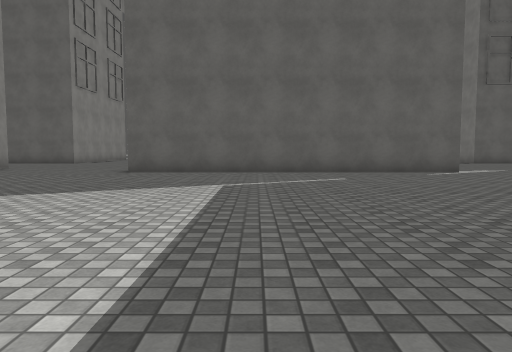
View 1 (above)

22 first-person views from a walk through a Unity game level. The camera is 1.2 m above the floor, tilts 4° down and sees 70° across. The floor is counted in squares, 2 m on a side. Each view is taken from the middle of a square. On the plan, view 1 faces up. The plan holds only what a view shows up to about 10 squares ahead; the rest is blank. The place goes on beyond the plan. The player character is not drawn. Surface patterns are stand-ins for the level's own textures.

View 2
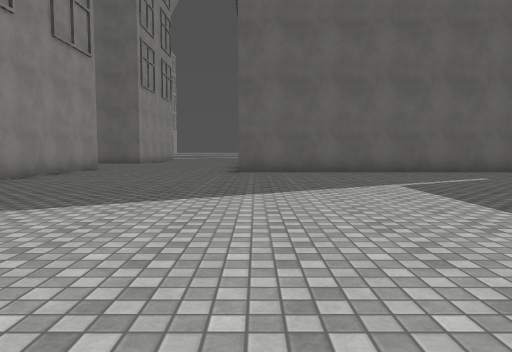

View 3
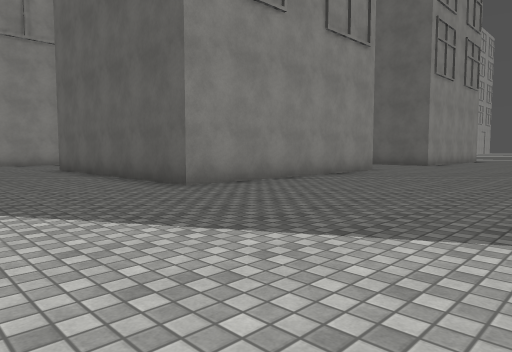

View 4
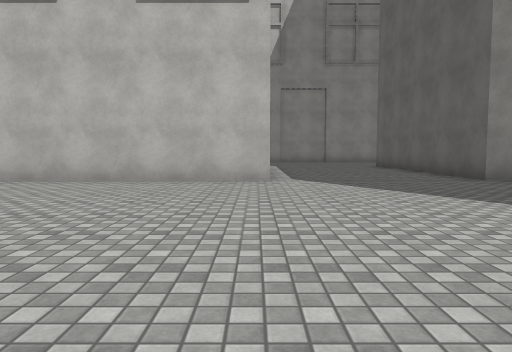

View 5
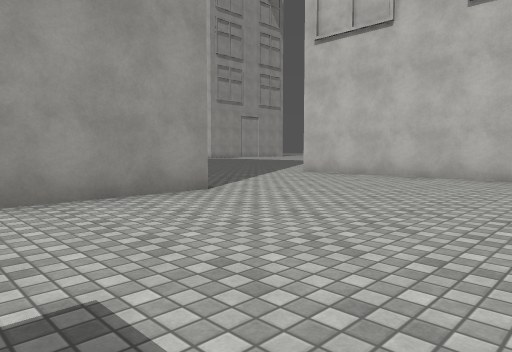

View 6
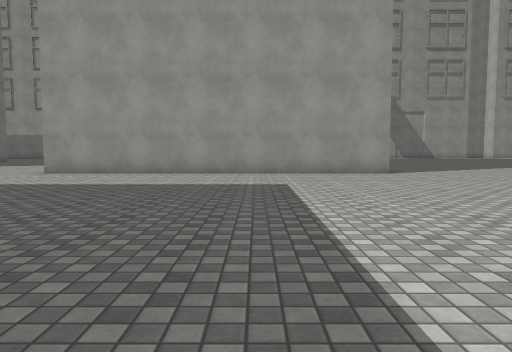

View 7
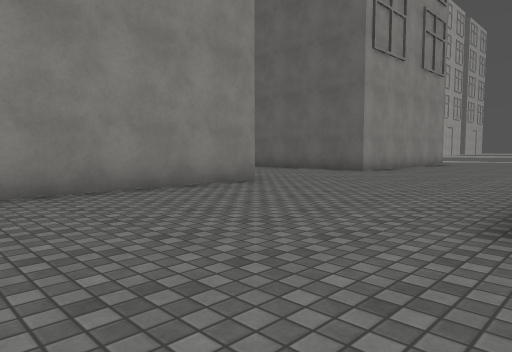

View 8
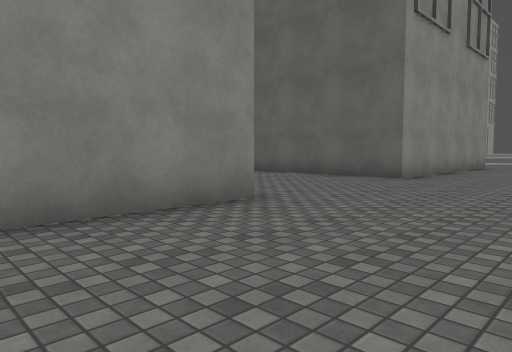

View 9
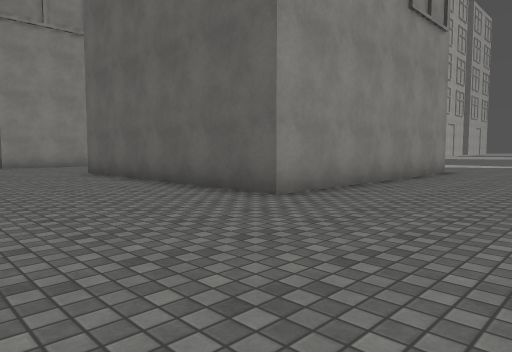

View 10
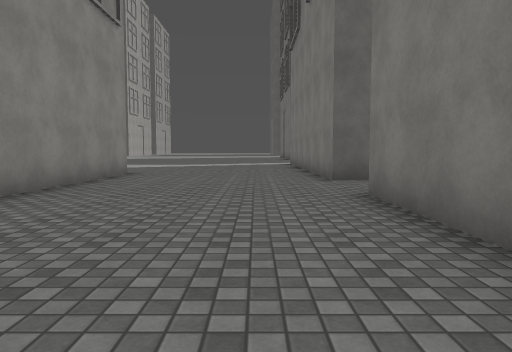

View 11
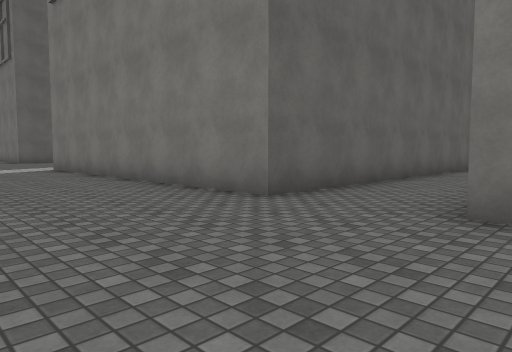

View 12
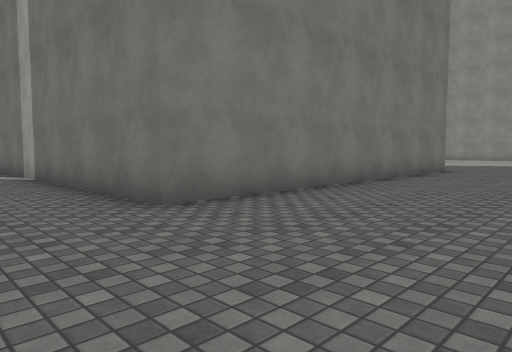

View 13
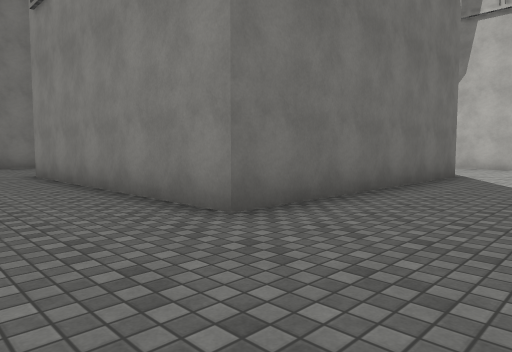

View 14
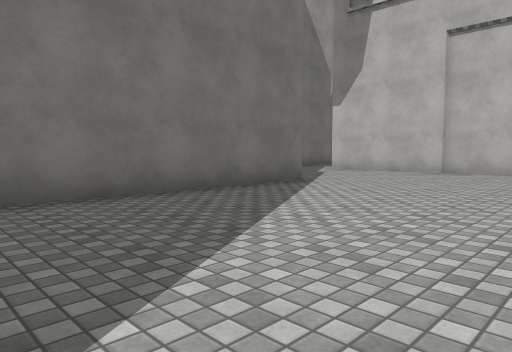

View 15
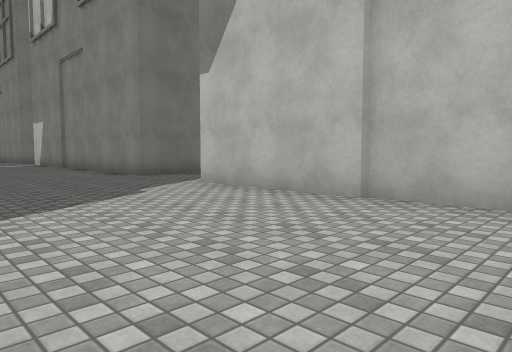

View 16
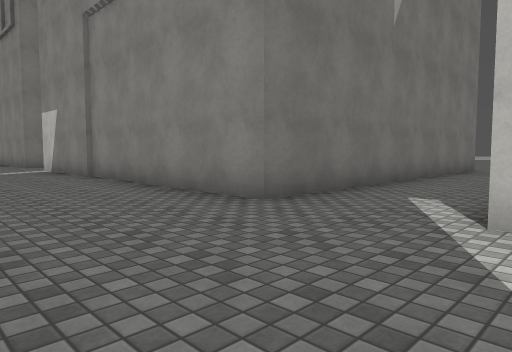

View 17
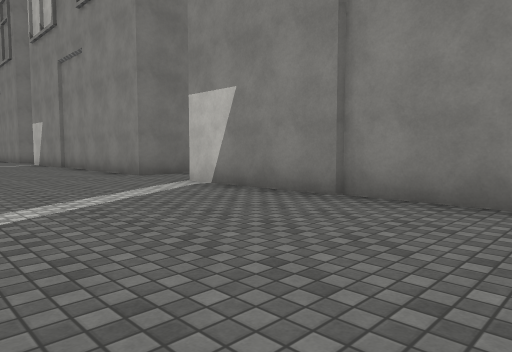

View 18
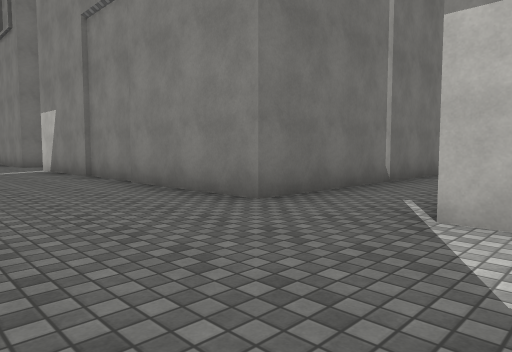

View 19
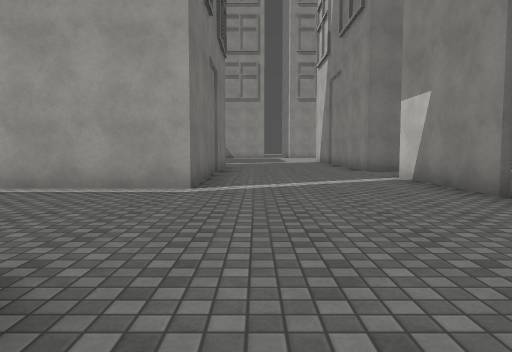

View 20
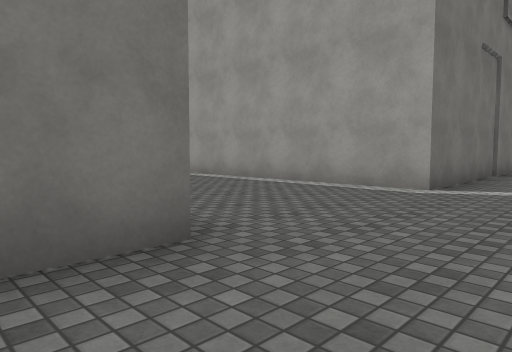

View 21
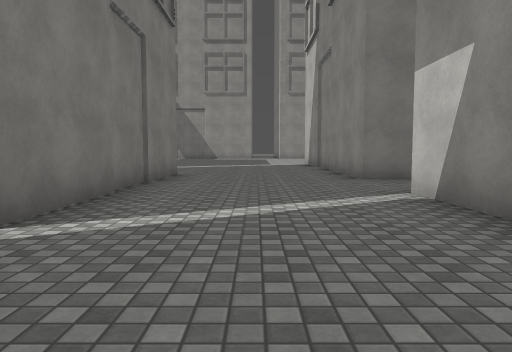

View 22
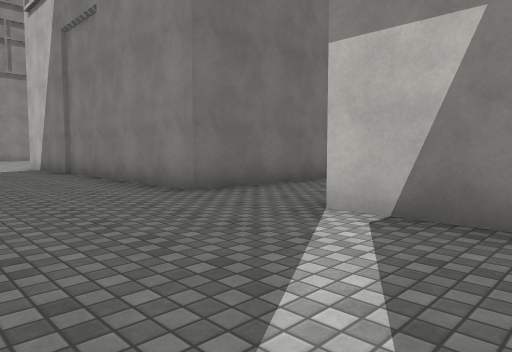

### Floor plan
Points are (right, up) in squares from view 1. A wall is a line through its corners. A room is listed if a view was taken in it or the views show most of it. See-through windows are left out.
Room 1 (views 1, 2, 3, 4, 5, 6, 7, 8, 9, 10, 11, 12, 13, 14, 15, 16, 17, 18, 19, 20, 21, 22)
walls: (-8.3, 12.4) (-8.3, 5.6) (-13.6, 5.6); (-3.5, 10.2) (-3.5, 18.9) (4.5, 18.9); (-8.3, 1.4) (-8.3, -4.9); (-15, 5.5) (-15, 6.8); (4.5, 9.9) (-3.5, 9.9); (-3.5, -3.5) (4.5, -3.5); (-23.5, 7.8) (-19.2, 7.8) (-19.2, -1.2); (-15, -5.4) (-15, 1.3) (-8.8, 1.3); (-15, 23.4) (-8.3, 23.4) (-8.3, 16.7) (-15, 16.7); (4, 21.3) (-3.5, 21.3) (-3.5, 28.5); (-23.5, 18.9) (-19.2, 18.9) (-19.2, 9.9); (-22.8, -3.5) (-19.2, -3.5) (-19.2, -8.5); (-19.2, 26.2) (-19.2, 21.2)

Positions as (right, up) in squares from view 1, and headings:
1: (0, 0), facing up
2: (-3, 0), facing up
3: (-3, 2), facing up-left
4: (-1, 1), facing left
5: (0, 1), facing down-left
6: (0, 6), facing down
7: (-3, 7), facing up-left
8: (-5, 9), facing up-left
9: (-5, 13), facing up-left
10: (-5, 14), facing up
11: (-7, 18), facing up-right
12: (-7, 21), facing down-right
13: (-6, 26), facing down-left
14: (-9, 28), facing down-left
15: (-15, 27), facing down-left
16: (-16, 22), facing down-left
17: (-15, 16), facing down-left
18: (-16, 11), facing down-left
19: (-16, 7), facing down
20: (-17, 7), facing down-right
21: (-17, 4), facing down
22: (-16, 1), facing down-left
